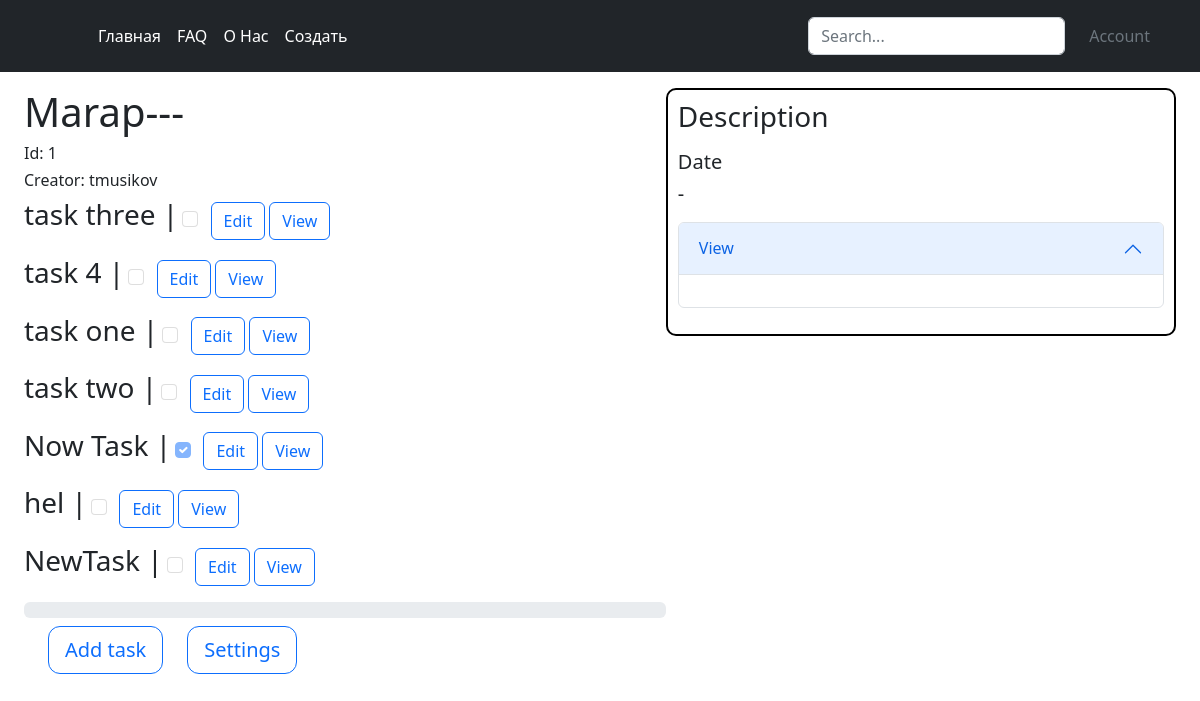
Page /maraphon/1 (signed in) on the committed database.
### data/maraphones.py (models this page shows)
class Maraphone(SqlAlchemyBase):
    __tablename__ = "maraphones"
    id = sqlalchemy.Column(sqlalchemy.Integer,
                           primary_key=True, autoincrement=True)
    title = sqlalchemy.Column(sqlalchemy.String)
    created_date = sqlalchemy.Column(sqlalchemy.Date,
                                     default=datetime.datetime.now)
    creator_id = sqlalchemy.Column(sqlalchemy.Integer,
                                   sqlalchemy.ForeignKey("users.id"))
    creator = orm.relationship("User")
    tasks = orm.relationship("Task")

### data/users.py (models this page shows, shortened)
class User(SqlAlchemyBase, UserMixin):
    __tablename__ = "users"
    id = sqlalchemy.Column(
        sqlalchemy.Integer,
        primary_key=True, autoincrement=True)
    name = sqlalchemy.Column(sqlalchemy.String, nullable=True)
    telegram = sqlalchemy.Column(
        sqlalchemy.String,
        unique=True,
        nullable=True)
    password = sqlalchemy.Column(sqlalchemy.String, nullable=True)
    created_date = sqlalchemy.Column(
        sqlalchemy.Date,
        default=datetime.datetime.now)
    maraphones = orm.relationship("Maraphone", back_populates="creator")
    states = orm.relationship("State")
    def get_id(self):
        return str(self.id)

### data/tasks.py (models this page shows)
class Task(SqlAlchemyBase):
    __tablename__ = "tasks"
    id = sqlalchemy.Column(sqlalchemy.Integer,
                           primary_key=True, autoincrement=True)
    main_id = sqlalchemy.Column(sqlalchemy.Integer,
                                sqlalchemy.ForeignKey("maraphones.id"))
    main = orm.relationship("Maraphone", back_populates="tasks")
    index = sqlalchemy.Column(sqlalchemy.Integer)
    name = sqlalchemy.Column(sqlalchemy.String)
    date = sqlalchemy.Column(sqlalchemy.Date)
    created_date = sqlalchemy.Column(sqlalchemy.Date,
                                     default=datetime.datetime.now)
    description = sqlalchemy.Column(sqlalchemy.String)
    states = orm.relationship("State")

### main.py (the view, shortened to what this page needs)
@app.route("/maraphon/<int:id>", methods=["GET", "POST"])
@login_required
def maraphon(id):
    id = int(id)
    maraphon = db.query(Maraphone).filter(Maraphone.id == id).first()
    if not maraphon:
        return abort(404)
    is_creator = str(maraphon.creator_id) == str(current_user.get_id())
    tasks = db.query(Task).filter(Task.main_id == id).order_by(Task.date).all()
    days = []
    for task in tasks:
        current_state = db.query(State).filter(State.task_id == task.id, State.user_id == current_user.get_id()).first()
        if current_state is None:
            current_state = State(task_id=task.id, user_id=current_user.get_id(), done=False)
            db.add(current_state)
            db.commit()
        if is_creator:
            done_users = get_task_users(task.id)
        else:
            done_users = []
        days.append((
            task.id,
            task.name,
            current_state.done,
            datetime.datetime.today().date() == task.date,
            task.description,
            task.date,
            done_users))
    parameters = {
        "id": id,
        "title": maraphon.title,
        "creator": maraphon.creator.name,
        "days": days,
        "is_creator": is_creator,
        "maraphone_name": maraphon.title
    }
    return render_template("maraphon.html", header=header, **parameters)

### data/db_session.py (called while the page is built)
def create_session() -> Session:
    global __factory
    return __factory()

### main.py (called while the page is built)
@login_manager.user_loader
def load_user(user_id):
    db = db_session.create_session()
    return db.query(User).filter(User.id == user_id).first()

def get_task_users(id):
    task = db.query(Task).filter(Task.id == id).first()
    if not task:
        return []
    return set(map(
        lambda x: x.user.name, filter(lambda y: y.done, task.states)))

### templates/maraphon.html (shortened to what this page needs)
{% extends "index.html" %}
{% block content %}
<main style="display: flex">
    <div class="wrap" style="flex: auto;">
        <h1>{{ maraphone_name }}</h1>
        <h6>Id: {{ id }}</h6>
        <h6>Creator: {{ creator }}</h6>
        <form method="POST" name="days">
        <div>
            {% for day, name, status, can_touch, description, date, done_users in days %}
                <div class="col-md-6">
                    {% if can_touch %}
                    <h3 class="mb-4 darkening" id="{{ day }}" style="display: inline-block; border-radius: 5px;">{{ name }} |</h3>
                    <span class="badge bg-warning">Touch</span>
                    {% else %}
                    <h3 class="mb-4 darkening" id="{{ day }}" style="display: inline-block; border-radius: 5px;">{{ name }} |</h3>
                    {% endif %}
                    <div style="display: inline-block;">
                        {% if can_touch %}
                        <div>
                            {% if status %}
                            <div class="form-check">
                                <input onclick="Check('{{ day }}')" name="check" class="form-check-input" type="checkbox" value="{{ day }}" id="flexCheck_{{ day }}" checked>
                                <label class="form-check-label" for="flexCheck_{{ day }}">
                                </label>
                            </div>
                            {% else %}
                            <div class="form-check">
                                <input onclick="Check('{{ day }}')" name="check" class="form-check-input" type="checkbox" value="{{ day }}" id="flexCheck_{{ day }}">
                                <label class="form-check-label" for="flexCheck_{{ day }}">
                                </label>
                            </div>
                            {% endif %}
                        </div>
                        {% else %}
                        <div>
                            {% if status %}
                            <div class="form-check">
                                <input name="check" class="form-check-input" type="checkbox" value="{{ day }}" id="flexCheck_{{ day }}" checked disabled>
                            </div>
                            {% else %}
                            <div class="form-check">
                                <input name="check" class="form-check-input" type="checkbox" value="{{ day }}" id="flexCheck_{{ day }}" disabled>
                            </div>
                            {% endif %}
                        </div>
                        {% endif %}
                    </div>
                    {% if is_creator %}
                    <a href="{{ url_for('edit', id=day) }}" class="btn btn-outline-primary">Edit</a>
                    {% endif %}
                    {% if is_creator %}
                    <a href="{{ url_for('view', id=day) }}" class="btn btn-outline-primary">View</a>
                    {% endif %}
                </div>
            {% endfor %}
        </div>
        </form>
        <div class="progress">
        </div>
        {% if is_creator %}
        <div style="display: inline">
            <form method="POST" name="add_task" style="float: left">
                <div class="container px-4 py-2">
                    <button type="submit" class="btn btn-outline-primary btn-lg" style="border-radius: 12px; float: left">Add task</button>
                </div>
            </form>
            <div class="container px-4 py-2">
                <a href="{{ url_for('maraphon_settings', id=id) }}" class="btn btn-outline-primary btn-lg" style="border-radius: 12px; float: left">Settings</a>
            </div>
        </div>
        {% endif %}
    </div>
    <div style="flex: auto;">
        <div style="border: 2px solid black; border-radius: 10px; padding: 10px">
            <h3 id="description_h">Description</h3>
            <h5>Date</h5>
            <h5 id="description_date">-</h5>
            {% if is_creator %}
            <div class="accordion mt-3 mb-3">
                <div class="accordion-item">
                    <h2 class="accordion-header" id="headingOne">
                    <button class="accordion-button" type="button" data-bs-toggle="collapse" data-bs-target="#collapseOne" aria-expanded="true" aria-controls="collapseOne">
                        <div> View </div>
                    </button>
                    </h2>
                    <div id="collapseOne" class="accordion-collapse collapse show" aria-labelledby="headingOne" data-bs-parent="#accordionExample">
                    <div class="accordion-body">
                    </div>
                    </div>
                </div>
            </div>
            {% else %}
            <div id="description_done_users" hidden></div>
            {% endif %}
        </div>
    </div>
</main>
{% endblock %}

### templates/index.html (shortened to what this page needs)
<!DOCTYPE html>
<html lang="ru">
    <head>
        <link href="{{ url_for('static', filename='./bootstrap-5.2.2-dist/css/bootstrap.min.css') }}" rel="stylesheet">
    </head>
    <body>
        <header class="p-3 bg-dark text-white">
            <div class="container">
              <div class="d-flex flex-wrap align-items-center justify-content-center justify-content-lg-start">
                <a href="/" class="d-flex align-items-center mb-2 mb-lg-0 text-white text-decoration-none">
                  <svg class="bi me-2" width="40" height="32" role="img" aria-label="Bootstrap"><use xlink:href="#bootstrap"></use></svg>
                </a>
                <ul class="nav col-12 col-lg-auto me-lg-auto mb-2 justify-content-center mb-md-0">
                  {% for item in header["menu"] %}
                  {% if item[2] %}
                  <li><a href="{{ item[1] }}" class="nav-link px-2 text-secondary">{{ item[0] }}</a></li>
                  {% else %}
                  <li><a href="{{ item[1] }}" class="nav-link px-2 text-white">{{ item[0] }}</a></li>
                  {% endif %}
                  {% endfor %}
                </ul>
                <form class="col-12 col-lg-auto mb-3 mb-lg-0 me-lg-3" action="{{ url_for('search') }}" method="post">
                  <input type="search" name="search" class="form-control form-control-dark" placeholder="Search..." aria-label="Search">
                </form>
                {% if not header["registered"] %}
                <div class="text-end">
                  <a type="button" href="/login" class="btn btn-outline-light me-2">Войти</a>
                  <a type="button" href="/singin" class="btn btn-warning">Зарегистрироваться</a>
                </div>
                {% else %}
                  {% if header["account"] %}
                    <a href="/account" class="nav-link px-2 text-secondary">Account</a>
                  {% else %}
                    <a href="/account" class="nav-link px-2 text-white">Account</a>
                  {% endif %}
                {% endif %}
              </div>
            </div>
          </header>
        <div class="mt-3 mb-3 mx-4">
          {% block content %}{% endblock %}
        </div>
    </body>
</html>

### rows in the picture
Maraphone: title "Marap---"
User: name "tmusikov"
Task: name "task three"
Task: name "task 4"
Task: name "task one"
Task: name "task two"
Task: name "Now Task"
Task: name "hel"
Task: name "NewTask"

### other values in the picture
{{ item[0] }} "Главная" "FAQ" "О Нас" "Создать"
{{ id }} "1"
